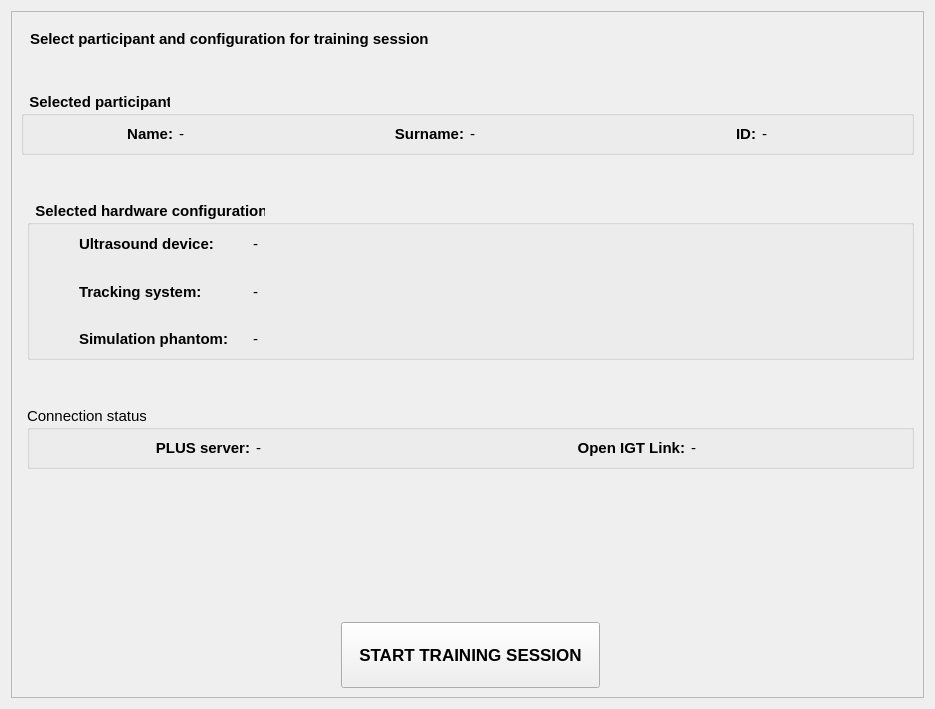
<?xml version="1.0" encoding="UTF-8"?>
<ui version="4.0">
 <class>Dashboard</class>
 <widget class="qMRMLWidget" name="Dashboard">
  <property name="geometry">
   <rect>
    <x>0</x>
    <y>0</y>
    <width>935</width>
    <height>709</height>
   </rect>
  </property>
  <property name="font">
   <font>
    <pointsize>11</pointsize>
   </font>
  </property>
  <layout class="QGridLayout" name="gridLayout">
   <item row="0" column="0">
    <widget class="QFrame" name="frame">
     <property name="frameShape">
      <enum>QFrame::StyledPanel</enum>
     </property>
     <property name="frameShadow">
      <enum>QFrame::Raised</enum>
     </property>
     <layout class="QGridLayout" name="gridLayout_2">
      <item row="13" column="3" rowspan="3">
       <widget class="QPushButton" name="startButton">
        <property name="sizePolicy">
         <sizepolicy hsizetype="Minimum" vsizetype="Preferred">
          <horstretch>0</horstretch>
          <verstretch>0</verstretch>
         </sizepolicy>
        </property>
        <property name="font">
         <font>
          <pointsize>13</pointsize>
          <weight>75</weight>
          <bold>true</bold>
         </font>
        </property>
        <property name="autoFillBackground">
         <bool>false</bool>
        </property>
        <property name="text">
         <string>   START TRAINING SESSION   </string>
        </property>
       </widget>
      </item>
      <item row="0" column="1" colspan="4">
       <widget class="QFrame" name="frame_2">
        <property name="frameShape">
         <enum>QFrame::NoFrame</enum>
        </property>
        <property name="frameShadow">
         <enum>QFrame::Raised</enum>
        </property>
        <layout class="QGridLayout" name="gridLayout_4">
         <item row="1" column="1">
          <widget class="QLabel" name="label_1">
           <property name="font">
            <font>
             <pointsize>11</pointsize>
             <weight>75</weight>
             <bold>true</bold>
            </font>
           </property>
           <property name="text">
            <string>Select participant and configuration for training session</string>
           </property>
          </widget>
         </item>
        </layout>
       </widget>
      </item>
      <item row="14" column="2">
       <widget class="QLabel" name="label_5">
        <property name="text">
         <string/>
        </property>
       </widget>
      </item>
      <item row="10" column="2">
       <spacer name="verticalSpacer">
        <property name="orientation">
         <enum>Qt::Vertical</enum>
        </property>
        <property name="sizeType">
         <enum>QSizePolicy::Fixed</enum>
        </property>
        <property name="sizeHint" stdset="0">
         <size>
          <width>20</width>
          <height>40</height>
         </size>
        </property>
       </spacer>
      </item>
      <item row="15" column="2">
       <spacer name="horizontalSpacer_4">
        <property name="orientation">
         <enum>Qt::Horizontal</enum>
        </property>
        <property name="sizeHint" stdset="0">
         <size>
          <width>40</width>
          <height>20</height>
         </size>
        </property>
       </spacer>
      </item>
      <item row="12" column="2">
       <spacer name="verticalSpacer_3">
        <property name="orientation">
         <enum>Qt::Vertical</enum>
        </property>
        <property name="sizeHint" stdset="0">
         <size>
          <width>20</width>
          <height>40</height>
         </size>
        </property>
       </spacer>
      </item>
      <item row="8" column="2" colspan="3">
       <widget class="QGroupBox" name="configurationGroupBox">
        <property name="font">
         <font>
          <pointsize>11</pointsize>
          <weight>75</weight>
          <bold>true</bold>
         </font>
        </property>
        <property name="title">
         <string>  Selected hardware configuration</string>
        </property>
        <layout class="QGridLayout" name="gridLayout_3">
         <item row="4" column="3">
          <widget class="QLabel" name="trackingSystemText">
           <property name="font">
            <font>
             <pointsize>11</pointsize>
             <weight>50</weight>
             <bold>false</bold>
            </font>
           </property>
           <property name="text">
            <string>-</string>
           </property>
          </widget>
         </item>
         <item row="2" column="4">
          <spacer name="horizontalSpacer">
           <property name="orientation">
            <enum>Qt::Horizontal</enum>
           </property>
           <property name="sizeHint" stdset="0">
            <size>
             <width>40</width>
             <height>20</height>
            </size>
           </property>
          </spacer>
         </item>
         <item row="2" column="1">
          <widget class="QLabel" name="ultrasoundDeviceLabel">
           <property name="font">
            <font>
             <pointsize>11</pointsize>
             <weight>75</weight>
             <bold>true</bold>
            </font>
           </property>
           <property name="text">
            <string>Ultrasound device:</string>
           </property>
          </widget>
         </item>
         <item row="4" column="1">
          <widget class="QLabel" name="trackingSystemLabel">
           <property name="font">
            <font>
             <pointsize>11</pointsize>
             <weight>75</weight>
             <bold>true</bold>
            </font>
           </property>
           <property name="text">
            <string>Tracking system:</string>
           </property>
          </widget>
         </item>
         <item row="9" column="3">
          <widget class="QLabel" name="simulationPhantomText">
           <property name="font">
            <font>
             <pointsize>11</pointsize>
             <weight>50</weight>
             <bold>false</bold>
            </font>
           </property>
           <property name="text">
            <string>-</string>
           </property>
          </widget>
         </item>
         <item row="3" column="1">
          <widget class="QLabel" name="label_3">
           <property name="text">
            <string/>
           </property>
          </widget>
         </item>
         <item row="2" column="0">
          <spacer name="horizontalSpacer_5">
           <property name="orientation">
            <enum>Qt::Horizontal</enum>
           </property>
           <property name="sizeType">
            <enum>QSizePolicy::Fixed</enum>
           </property>
           <property name="sizeHint" stdset="0">
            <size>
             <width>40</width>
             <height>20</height>
            </size>
           </property>
          </spacer>
         </item>
         <item row="8" column="1">
          <widget class="QLabel" name="label_4">
           <property name="text">
            <string/>
           </property>
          </widget>
         </item>
         <item row="2" column="3">
          <widget class="QLabel" name="ultrasoundDeviceText">
           <property name="font">
            <font>
             <pointsize>11</pointsize>
             <weight>50</weight>
             <bold>false</bold>
            </font>
           </property>
           <property name="text">
            <string>-</string>
           </property>
          </widget>
         </item>
         <item row="9" column="1">
          <widget class="QLabel" name="simulationPhantomLabel">
           <property name="font">
            <font>
             <pointsize>11</pointsize>
             <weight>75</weight>
             <bold>true</bold>
            </font>
           </property>
           <property name="text">
            <string>Simulation phantom:</string>
           </property>
          </widget>
         </item>
         <item row="2" column="2">
          <widget class="QLabel" name="label_8">
           <property name="text">
            <string>   </string>
           </property>
          </widget>
         </item>
        </layout>
       </widget>
      </item>
      <item row="7" column="2">
       <spacer name="verticalSpacer_2">
        <property name="orientation">
         <enum>Qt::Vertical</enum>
        </property>
        <property name="sizeType">
         <enum>QSizePolicy::Fixed</enum>
        </property>
        <property name="sizeHint" stdset="0">
         <size>
          <width>20</width>
          <height>40</height>
         </size>
        </property>
       </spacer>
      </item>
      <item row="1" column="2">
       <widget class="QLabel" name="label">
        <property name="font">
         <font>
          <pointsize>15</pointsize>
         </font>
        </property>
        <property name="text">
         <string/>
        </property>
       </widget>
      </item>
      <item row="15" column="4">
       <spacer name="horizontalSpacer_2">
        <property name="orientation">
         <enum>Qt::Horizontal</enum>
        </property>
        <property name="sizeHint" stdset="0">
         <size>
          <width>40</width>
          <height>20</height>
         </size>
        </property>
       </spacer>
      </item>
      <item row="13" column="2">
       <widget class="QLabel" name="label_6">
        <property name="text">
         <string/>
        </property>
       </widget>
      </item>
      <item row="6" column="1" colspan="4">
       <widget class="QGroupBox" name="participantGroupBox">
        <property name="font">
         <font>
          <pointsize>11</pointsize>
          <weight>75</weight>
          <bold>true</bold>
         </font>
        </property>
        <property name="title">
         <string>  Selected participant</string>
        </property>
        <layout class="QGridLayout" name="gridLayout_5">
         <item row="1" column="1">
          <widget class="QLabel" name="participantNameText">
           <property name="font">
            <font>
             <pointsize>11</pointsize>
             <weight>50</weight>
             <bold>false</bold>
            </font>
           </property>
           <property name="text">
            <string>-</string>
           </property>
          </widget>
         </item>
         <item row="1" column="4">
          <widget class="QLabel" name="participantIDLabel">
           <property name="text">
            <string>ID:</string>
           </property>
           <property name="textFormat">
            <enum>Qt::AutoText</enum>
           </property>
           <property name="alignment">
            <set>Qt::AlignRight|Qt::AlignTrailing|Qt::AlignVCenter</set>
           </property>
          </widget>
         </item>
         <item row="1" column="0">
          <widget class="QLabel" name="participantNameLabel">
           <property name="font">
            <font>
             <pointsize>11</pointsize>
             <weight>75</weight>
             <bold>true</bold>
            </font>
           </property>
           <property name="text">
            <string>Name:</string>
           </property>
           <property name="textFormat">
            <enum>Qt::AutoText</enum>
           </property>
           <property name="alignment">
            <set>Qt::AlignRight|Qt::AlignTrailing|Qt::AlignVCenter</set>
           </property>
          </widget>
         </item>
         <item row="1" column="2">
          <widget class="QLabel" name="participantSurnameLabel">
           <property name="font">
            <font>
             <pointsize>11</pointsize>
             <weight>75</weight>
             <bold>true</bold>
            </font>
           </property>
           <property name="text">
            <string>Surname:</string>
           </property>
           <property name="textFormat">
            <enum>Qt::AutoText</enum>
           </property>
           <property name="alignment">
            <set>Qt::AlignRight|Qt::AlignTrailing|Qt::AlignVCenter</set>
           </property>
          </widget>
         </item>
         <item row="1" column="3">
          <widget class="QLabel" name="participantSurnameText">
           <property name="font">
            <font>
             <pointsize>11</pointsize>
             <weight>50</weight>
             <bold>false</bold>
            </font>
           </property>
           <property name="text">
            <string>-</string>
           </property>
          </widget>
         </item>
         <item row="1" column="5">
          <widget class="QLabel" name="participantIDText">
           <property name="font">
            <font>
             <pointsize>11</pointsize>
             <weight>50</weight>
             <bold>false</bold>
            </font>
           </property>
           <property name="text">
            <string>-</string>
           </property>
          </widget>
         </item>
        </layout>
       </widget>
      </item>
      <item row="11" column="2" colspan="3">
       <widget class="QGroupBox" name="connectionStatusGroupBox">
        <property name="title">
         <string>Connection status</string>
        </property>
        <layout class="QHBoxLayout" name="horizontalLayout">
         <item>
          <widget class="QLabel" name="plusConnectionStatusLabel">
           <property name="font">
            <font>
             <pointsize>11</pointsize>
             <weight>75</weight>
             <bold>true</bold>
            </font>
           </property>
           <property name="text">
            <string>PLUS server:</string>
           </property>
           <property name="alignment">
            <set>Qt::AlignRight|Qt::AlignTrailing|Qt::AlignVCenter</set>
           </property>
          </widget>
         </item>
         <item>
          <widget class="QLabel" name="plusConnectionStatusText">
           <property name="font">
            <font>
             <pointsize>11</pointsize>
             <weight>50</weight>
             <bold>false</bold>
            </font>
           </property>
           <property name="text">
            <string>-</string>
           </property>
          </widget>
         </item>
         <item>
          <widget class="QLabel" name="igtlConnectionStatusLabel">
           <property name="font">
            <font>
             <pointsize>11</pointsize>
             <weight>75</weight>
             <bold>true</bold>
            </font>
           </property>
           <property name="text">
            <string>Open IGT Link:</string>
           </property>
           <property name="alignment">
            <set>Qt::AlignRight|Qt::AlignTrailing|Qt::AlignVCenter</set>
           </property>
          </widget>
         </item>
         <item>
          <widget class="QLabel" name="igtlConnectionStatusText">
           <property name="font">
            <font>
             <pointsize>11</pointsize>
             <weight>50</weight>
             <bold>false</bold>
            </font>
           </property>
           <property name="text">
            <string>-</string>
           </property>
          </widget>
         </item>
        </layout>
       </widget>
      </item>
     </layout>
    </widget>
   </item>
  </layout>
 </widget>
 <customwidgets>
  <customwidget>
   <class>qMRMLWidget</class>
   <extends>QWidget</extends>
   <header>qMRMLWidget.h</header>
   <container>1</container>
  </customwidget>
 </customwidgets>
 <resources/>
 <connections/>
</ui>
